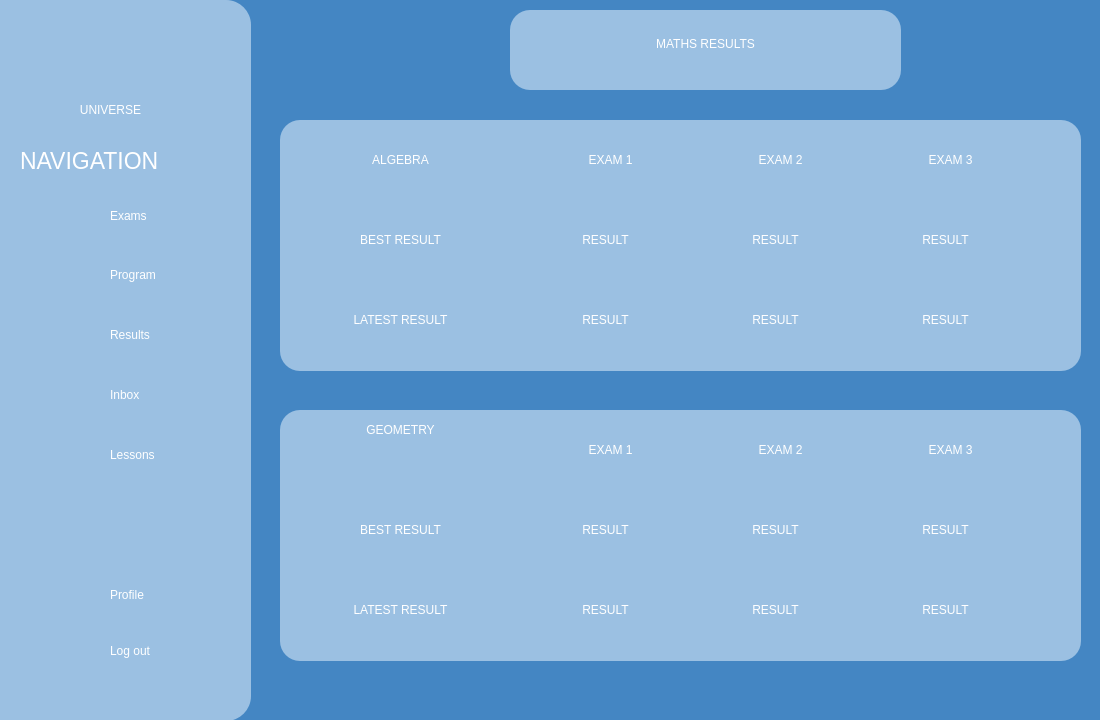
<?xml version="1.0" encoding="UTF-8"?>
<ui version="4.0">
 <class>mathsResults</class>
 <widget class="QWidget" name="mathsResults">
  <property name="geometry">
   <rect>
    <x>0</x>
    <y>0</y>
    <width>1100</width>
    <height>720</height>
   </rect>
  </property>
  <property name="windowTitle">
   <string>Form</string>
  </property>
  <property name="styleSheet">
   <string notr="true">background-color: #4486c3;</string>
  </property>
  <widget class="QFrame" name="mathsBox">
   <property name="geometry">
    <rect>
     <x>280</x>
     <y>120</y>
     <width>801</width>
     <height>251</height>
    </rect>
   </property>
   <property name="styleSheet">
    <string notr="true">background-color:rgb(155, 192, 226);
border:0px;
border-radius: 20px;</string>
   </property>
   <property name="frameShape">
    <enum>QFrame::Shape::StyledPanel</enum>
   </property>
   <property name="frameShadow">
    <enum>QFrame::Shadow::Raised</enum>
   </property>
   <widget class="QLabel" name="algebraTitle">
    <property name="geometry">
     <rect>
      <x>0</x>
      <y>10</y>
      <width>241</width>
      <height>61</height>
     </rect>
    </property>
    <property name="styleSheet">
     <string notr="true">color:white;
font: 32pt &quot;Aura&quot;;</string>
    </property>
    <property name="text">
     <string>&lt;html&gt;&lt;head/&gt;&lt;body&gt;&lt;p align=&quot;center&quot;&gt;ALGEBRA&lt;/p&gt;&lt;/body&gt;&lt;/html&gt;</string>
    </property>
   </widget>
   <widget class="QLabel" name="algebraBestResult">
    <property name="geometry">
     <rect>
      <x>0</x>
      <y>100</y>
      <width>241</width>
      <height>41</height>
     </rect>
    </property>
    <property name="styleSheet">
     <string notr="true">color:white;
font: 20pt &quot;Aura&quot;;</string>
    </property>
    <property name="text">
     <string>&lt;html&gt;&lt;head/&gt;&lt;body&gt;&lt;p align=&quot;center&quot;&gt;BEST RESULT&lt;/p&gt;&lt;/body&gt;&lt;/html&gt;</string>
    </property>
   </widget>
   <widget class="QLabel" name="algebraLatestResult">
    <property name="geometry">
     <rect>
      <x>0</x>
      <y>180</y>
      <width>241</width>
      <height>41</height>
     </rect>
    </property>
    <property name="styleSheet">
     <string notr="true">color:white;
font: 20pt &quot;Aura&quot;;</string>
    </property>
    <property name="text">
     <string>&lt;html&gt;&lt;head/&gt;&lt;body&gt;&lt;p align=&quot;center&quot;&gt;LATEST RESULT&lt;/p&gt;&lt;/body&gt;&lt;/html&gt;</string>
    </property>
   </widget>
   <widget class="QLabel" name="algebraExam1">
    <property name="geometry">
     <rect>
      <x>240</x>
      <y>20</y>
      <width>181</width>
      <height>41</height>
     </rect>
    </property>
    <property name="styleSheet">
     <string notr="true">color:white;
font: 20pt &quot;Aura&quot;;</string>
    </property>
    <property name="text">
     <string>&lt;html&gt;&lt;head/&gt;&lt;body&gt;&lt;p align=&quot;center&quot;&gt;EXAM 1&lt;/p&gt;&lt;/body&gt;&lt;/html&gt;</string>
    </property>
   </widget>
   <widget class="QLabel" name="algebraExam2">
    <property name="geometry">
     <rect>
      <x>410</x>
      <y>20</y>
      <width>181</width>
      <height>41</height>
     </rect>
    </property>
    <property name="styleSheet">
     <string notr="true">color:white;
font: 20pt &quot;Aura&quot;;</string>
    </property>
    <property name="text">
     <string>&lt;html&gt;&lt;head/&gt;&lt;body&gt;&lt;p align=&quot;center&quot;&gt;EXAM 2&lt;/p&gt;&lt;/body&gt;&lt;/html&gt;</string>
    </property>
   </widget>
   <widget class="QLabel" name="algebraExam3">
    <property name="geometry">
     <rect>
      <x>580</x>
      <y>20</y>
      <width>181</width>
      <height>41</height>
     </rect>
    </property>
    <property name="styleSheet">
     <string notr="true">color:white;
font: 20pt &quot;Aura&quot;;</string>
    </property>
    <property name="text">
     <string>&lt;html&gt;&lt;head/&gt;&lt;body&gt;&lt;p align=&quot;center&quot;&gt;EXAM 3&lt;/p&gt;&lt;/body&gt;&lt;/html&gt;</string>
    </property>
   </widget>
   <widget class="QLabel" name="bestAlgebraExam1">
    <property name="geometry">
     <rect>
      <x>280</x>
      <y>100</y>
      <width>91</width>
      <height>41</height>
     </rect>
    </property>
    <property name="styleSheet">
     <string notr="true">color:white;
font: 20pt &quot;Aura&quot;;</string>
    </property>
    <property name="text">
     <string>&lt;html&gt;&lt;head/&gt;&lt;body&gt;&lt;p align=&quot;center&quot;&gt;RESULT&lt;/p&gt;&lt;/body&gt;&lt;/html&gt;</string>
    </property>
   </widget>
   <widget class="QLabel" name="latestAlgebraExam1">
    <property name="geometry">
     <rect>
      <x>280</x>
      <y>180</y>
      <width>91</width>
      <height>41</height>
     </rect>
    </property>
    <property name="styleSheet">
     <string notr="true">color:white;
font: 20pt &quot;Aura&quot;;</string>
    </property>
    <property name="text">
     <string>&lt;html&gt;&lt;head/&gt;&lt;body&gt;&lt;p align=&quot;center&quot;&gt;RESULT&lt;/p&gt;&lt;/body&gt;&lt;/html&gt;</string>
    </property>
   </widget>
   <widget class="QLabel" name="bestAlgebraExam2">
    <property name="geometry">
     <rect>
      <x>450</x>
      <y>100</y>
      <width>91</width>
      <height>41</height>
     </rect>
    </property>
    <property name="styleSheet">
     <string notr="true">color:white;
font: 20pt &quot;Aura&quot;;</string>
    </property>
    <property name="text">
     <string>&lt;html&gt;&lt;head/&gt;&lt;body&gt;&lt;p align=&quot;center&quot;&gt;RESULT&lt;/p&gt;&lt;/body&gt;&lt;/html&gt;</string>
    </property>
   </widget>
   <widget class="QLabel" name="latestAlgebraExam2">
    <property name="geometry">
     <rect>
      <x>450</x>
      <y>180</y>
      <width>91</width>
      <height>41</height>
     </rect>
    </property>
    <property name="styleSheet">
     <string notr="true">color:white;
font: 20pt &quot;Aura&quot;;</string>
    </property>
    <property name="text">
     <string>&lt;html&gt;&lt;head/&gt;&lt;body&gt;&lt;p align=&quot;center&quot;&gt;RESULT&lt;/p&gt;&lt;/body&gt;&lt;/html&gt;</string>
    </property>
   </widget>
   <widget class="QLabel" name="bestAlgebraExam3">
    <property name="geometry">
     <rect>
      <x>620</x>
      <y>100</y>
      <width>91</width>
      <height>41</height>
     </rect>
    </property>
    <property name="styleSheet">
     <string notr="true">color:white;
font: 20pt &quot;Aura&quot;;</string>
    </property>
    <property name="text">
     <string>&lt;html&gt;&lt;head/&gt;&lt;body&gt;&lt;p align=&quot;center&quot;&gt;RESULT&lt;/p&gt;&lt;/body&gt;&lt;/html&gt;</string>
    </property>
   </widget>
   <widget class="QLabel" name="latestAlgebraExam3">
    <property name="geometry">
     <rect>
      <x>620</x>
      <y>180</y>
      <width>91</width>
      <height>41</height>
     </rect>
    </property>
    <property name="styleSheet">
     <string notr="true">color:white;
font: 20pt &quot;Aura&quot;;</string>
    </property>
    <property name="text">
     <string>&lt;html&gt;&lt;head/&gt;&lt;body&gt;&lt;p align=&quot;center&quot;&gt;RESULT&lt;/p&gt;&lt;/body&gt;&lt;/html&gt;</string>
    </property>
   </widget>
  </widget>
  <widget class="QFrame" name="frame_2">
   <property name="geometry">
    <rect>
     <x>0</x>
     <y>0</y>
     <width>251</width>
     <height>721</height>
    </rect>
   </property>
   <property name="styleSheet">
    <string notr="true">background-color:rgb(155, 192, 226);
border:0px;
border-top-right-radius: 25px;
border-bottom-right-radius: 25px;</string>
   </property>
   <property name="frameShape">
    <enum>QFrame::Shape::StyledPanel</enum>
   </property>
   <property name="frameShadow">
    <enum>QFrame::Shadow::Raised</enum>
   </property>
   <widget class="QLabel" name="exams_Icon">
    <property name="geometry">
     <rect>
      <x>50</x>
      <y>190</y>
      <width>51</width>
      <height>51</height>
     </rect>
    </property>
    <property name="text">
     <string/>
    </property>
    <property name="pixmap">
     <pixmap>../assets/images/exams_icon.png</pixmap>
    </property>
    <property name="scaledContents">
     <bool>true</bool>
    </property>
   </widget>
   <widget class="QLabel" name="program_Icon">
    <property name="geometry">
     <rect>
      <x>50</x>
      <y>250</y>
      <width>51</width>
      <height>51</height>
     </rect>
    </property>
    <property name="text">
     <string/>
    </property>
    <property name="pixmap">
     <pixmap>../assets/images/program_icon.png</pixmap>
    </property>
    <property name="scaledContents">
     <bool>true</bool>
    </property>
   </widget>
   <widget class="QLabel" name="results_Icon">
    <property name="geometry">
     <rect>
      <x>50</x>
      <y>310</y>
      <width>51</width>
      <height>51</height>
     </rect>
    </property>
    <property name="text">
     <string/>
    </property>
    <property name="pixmap">
     <pixmap>../assets/images/results_icon.png</pixmap>
    </property>
    <property name="scaledContents">
     <bool>true</bool>
    </property>
   </widget>
   <widget class="QLabel" name="inbox_Icon">
    <property name="geometry">
     <rect>
      <x>50</x>
      <y>370</y>
      <width>51</width>
      <height>51</height>
     </rect>
    </property>
    <property name="text">
     <string/>
    </property>
    <property name="pixmap">
     <pixmap>../assets/images/inbox_icon.png</pixmap>
    </property>
    <property name="scaledContents">
     <bool>true</bool>
    </property>
   </widget>
   <widget class="QLabel" name="profile_Icon">
    <property name="geometry">
     <rect>
      <x>50</x>
      <y>570</y>
      <width>51</width>
      <height>51</height>
     </rect>
    </property>
    <property name="text">
     <string/>
    </property>
    <property name="pixmap">
     <pixmap>../assets/images/profile.icon.png</pixmap>
    </property>
    <property name="scaledContents">
     <bool>true</bool>
    </property>
   </widget>
   <widget class="QLabel" name="logout_Icon">
    <property name="geometry">
     <rect>
      <x>50</x>
      <y>630</y>
      <width>51</width>
      <height>51</height>
     </rect>
    </property>
    <property name="text">
     <string/>
    </property>
    <property name="pixmap">
     <pixmap resource="../resources.qrc">:/assets/images/log_out_icon.png</pixmap>
    </property>
    <property name="scaledContents">
     <bool>true</bool>
    </property>
   </widget>
   <widget class="QPushButton" name="logoutButton">
    <property name="geometry">
     <rect>
      <x>110</x>
      <y>620</y>
      <width>101</width>
      <height>61</height>
     </rect>
    </property>
    <property name="styleSheet">
     <string notr="true">font: 15pt &quot;Allerta&quot;;
color:white;
text-align:left;</string>
    </property>
    <property name="text">
     <string>Log out</string>
    </property>
   </widget>
   <widget class="QPushButton" name="examsButton">
    <property name="geometry">
     <rect>
      <x>110</x>
      <y>195</y>
      <width>71</width>
      <height>41</height>
     </rect>
    </property>
    <property name="styleSheet">
     <string notr="true">font: 15pt &quot;Allerta&quot;;
color:white;
text-align:left;</string>
    </property>
    <property name="text">
     <string>Exams</string>
    </property>
   </widget>
   <widget class="QPushButton" name="programButton">
    <property name="geometry">
     <rect>
      <x>110</x>
      <y>260</y>
      <width>111</width>
      <height>29</height>
     </rect>
    </property>
    <property name="whatsThis">
     <string>&lt;html&gt;&lt;head/&gt;&lt;body&gt;&lt;p&gt;sadas&lt;/p&gt;&lt;/body&gt;&lt;/html&gt;</string>
    </property>
    <property name="styleSheet">
     <string notr="true">font: 15pt &quot;Allerta&quot;;
color:white;
text-align:left;</string>
    </property>
    <property name="text">
     <string>Program</string>
    </property>
   </widget>
   <widget class="QPushButton" name="resultsButton">
    <property name="geometry">
     <rect>
      <x>110</x>
      <y>320</y>
      <width>91</width>
      <height>29</height>
     </rect>
    </property>
    <property name="styleSheet">
     <string notr="true">font: 15pt &quot;Allerta&quot;;
color:white;
text-align:left;</string>
    </property>
    <property name="text">
     <string>Results</string>
    </property>
   </widget>
   <widget class="QPushButton" name="inboxButton">
    <property name="geometry">
     <rect>
      <x>110</x>
      <y>380</y>
      <width>71</width>
      <height>29</height>
     </rect>
    </property>
    <property name="styleSheet">
     <string notr="true">font: 15pt &quot;Allerta&quot;;
color:white;
text-align:left;</string>
    </property>
    <property name="text">
     <string>Inbox</string>
    </property>
   </widget>
   <widget class="QPushButton" name="profileButton">
    <property name="geometry">
     <rect>
      <x>110</x>
      <y>580</y>
      <width>86</width>
      <height>29</height>
     </rect>
    </property>
    <property name="styleSheet">
     <string notr="true">font: 15pt &quot;Allerta&quot;;
color:white;
text-align:left;</string>
    </property>
    <property name="text">
     <string>Profile</string>
    </property>
   </widget>
   <widget class="QLabel" name="navigationLabel">
    <property name="geometry">
     <rect>
      <x>20</x>
      <y>130</y>
      <width>231</width>
      <height>61</height>
     </rect>
    </property>
    <property name="styleSheet">
     <string notr="true">font: 17pt;
color:white;</string>
    </property>
    <property name="text">
     <string>NAVIGATION</string>
    </property>
   </widget>
   <widget class="QLabel" name="logoIcon">
    <property name="geometry">
     <rect>
      <x>45</x>
      <y>-10</y>
      <width>141</width>
      <height>141</height>
     </rect>
    </property>
    <property name="text">
     <string/>
    </property>
    <property name="pixmap">
     <pixmap resource="../resources.qrc">:/assets/images/Logo1.png</pixmap>
    </property>
    <property name="scaledContents">
     <bool>true</bool>
    </property>
   </widget>
   <widget class="QLabel" name="label">
    <property name="geometry">
     <rect>
      <x>60</x>
      <y>100</y>
      <width>101</width>
      <height>20</height>
     </rect>
    </property>
    <property name="styleSheet">
     <string notr="true">color:white;
font: 600 12pt &quot;Crimson Text Semibold&quot;;</string>
    </property>
    <property name="text">
     <string>&lt;html&gt;&lt;head/&gt;&lt;body&gt;&lt;p align=&quot;center&quot;&gt;UNIVERSE&lt;/p&gt;&lt;/body&gt;&lt;/html&gt;</string>
    </property>
   </widget>
   <widget class="QLabel" name="lessons_Icon">
    <property name="geometry">
     <rect>
      <x>50</x>
      <y>430</y>
      <width>51</width>
      <height>51</height>
     </rect>
    </property>
    <property name="text">
     <string/>
    </property>
    <property name="pixmap">
     <pixmap resource="../resources.qrc">:/assets/images/lessons_icon.png</pixmap>
    </property>
    <property name="scaledContents">
     <bool>true</bool>
    </property>
   </widget>
   <widget class="QPushButton" name="lessonsButton">
    <property name="geometry">
     <rect>
      <x>110</x>
      <y>440</y>
      <width>101</width>
      <height>29</height>
     </rect>
    </property>
    <property name="styleSheet">
     <string notr="true">font: 15pt &quot;Allerta&quot;;
color:white;
text-align:left;</string>
    </property>
    <property name="text">
     <string>Lessons</string>
    </property>
   </widget>
  </widget>
  <widget class="QFrame" name="resultsTitle">
   <property name="geometry">
    <rect>
     <x>510</x>
     <y>10</y>
     <width>391</width>
     <height>80</height>
    </rect>
   </property>
   <property name="styleSheet">
    <string notr="true">background-color:rgb(155, 192, 226);
border:0px;
border-radius: 20px;</string>
   </property>
   <property name="frameShape">
    <enum>QFrame::Shape::StyledPanel</enum>
   </property>
   <property name="frameShadow">
    <enum>QFrame::Shadow::Raised</enum>
   </property>
   <widget class="QLabel" name="titleLabel">
    <property name="geometry">
     <rect>
      <x>10</x>
      <y>4</y>
      <width>371</width>
      <height>61</height>
     </rect>
    </property>
    <property name="styleSheet">
     <string notr="true">color:white;
font: 37pt &quot;Aura&quot;;</string>
    </property>
    <property name="text">
     <string>&lt;html&gt;&lt;head/&gt;&lt;body&gt;&lt;p align=&quot;center&quot;&gt;MATHS RESULTS&lt;/p&gt;&lt;/body&gt;&lt;/html&gt;</string>
    </property>
   </widget>
  </widget>
  <widget class="QFrame" name="mathsBox_2">
   <property name="geometry">
    <rect>
     <x>280</x>
     <y>410</y>
     <width>801</width>
     <height>251</height>
    </rect>
   </property>
   <property name="styleSheet">
    <string notr="true">background-color:rgb(155, 192, 226);
border:0px;
border-radius: 20px;</string>
   </property>
   <property name="frameShape">
    <enum>QFrame::Shape::StyledPanel</enum>
   </property>
   <property name="frameShadow">
    <enum>QFrame::Shadow::Raised</enum>
   </property>
   <widget class="QLabel" name="geometryTitle">
    <property name="geometry">
     <rect>
      <x>0</x>
      <y>10</y>
      <width>241</width>
      <height>61</height>
     </rect>
    </property>
    <property name="styleSheet">
     <string notr="true">color:white;
font: 32pt &quot;Aura&quot;;</string>
    </property>
    <property name="text">
     <string>&lt;html&gt;&lt;head/&gt;&lt;body&gt;&lt;p align=&quot;center&quot;&gt;GEOMETRY&lt;/p&gt;&lt;p align=&quot;center&quot;&gt;&lt;br/&gt;&lt;/p&gt;&lt;/body&gt;&lt;/html&gt;</string>
    </property>
   </widget>
   <widget class="QLabel" name="geometryBestResult">
    <property name="geometry">
     <rect>
      <x>0</x>
      <y>100</y>
      <width>241</width>
      <height>41</height>
     </rect>
    </property>
    <property name="styleSheet">
     <string notr="true">color:white;
font: 20pt &quot;Aura&quot;;</string>
    </property>
    <property name="text">
     <string>&lt;html&gt;&lt;head/&gt;&lt;body&gt;&lt;p align=&quot;center&quot;&gt;BEST RESULT&lt;/p&gt;&lt;/body&gt;&lt;/html&gt;</string>
    </property>
   </widget>
   <widget class="QLabel" name="geometryLatestResult">
    <property name="geometry">
     <rect>
      <x>0</x>
      <y>180</y>
      <width>241</width>
      <height>41</height>
     </rect>
    </property>
    <property name="styleSheet">
     <string notr="true">color:white;
font: 20pt &quot;Aura&quot;;</string>
    </property>
    <property name="text">
     <string>&lt;html&gt;&lt;head/&gt;&lt;body&gt;&lt;p align=&quot;center&quot;&gt;LATEST RESULT&lt;/p&gt;&lt;/body&gt;&lt;/html&gt;</string>
    </property>
   </widget>
   <widget class="QLabel" name="geometryExam1">
    <property name="geometry">
     <rect>
      <x>240</x>
      <y>20</y>
      <width>181</width>
      <height>41</height>
     </rect>
    </property>
    <property name="styleSheet">
     <string notr="true">color:white;
font: 20pt &quot;Aura&quot;;</string>
    </property>
    <property name="text">
     <string>&lt;html&gt;&lt;head/&gt;&lt;body&gt;&lt;p align=&quot;center&quot;&gt;EXAM 1&lt;/p&gt;&lt;/body&gt;&lt;/html&gt;</string>
    </property>
   </widget>
   <widget class="QLabel" name="geometryExam2">
    <property name="geometry">
     <rect>
      <x>410</x>
      <y>20</y>
      <width>181</width>
      <height>41</height>
     </rect>
    </property>
    <property name="styleSheet">
     <string notr="true">color:white;
font: 20pt &quot;Aura&quot;;</string>
    </property>
    <property name="text">
     <string>&lt;html&gt;&lt;head/&gt;&lt;body&gt;&lt;p align=&quot;center&quot;&gt;EXAM 2&lt;/p&gt;&lt;/body&gt;&lt;/html&gt;</string>
    </property>
   </widget>
   <widget class="QLabel" name="geometryExam3">
    <property name="geometry">
     <rect>
      <x>580</x>
      <y>20</y>
      <width>181</width>
      <height>41</height>
     </rect>
    </property>
    <property name="styleSheet">
     <string notr="true">color:white;
font: 20pt &quot;Aura&quot;;</string>
    </property>
    <property name="text">
     <string>&lt;html&gt;&lt;head/&gt;&lt;body&gt;&lt;p align=&quot;center&quot;&gt;EXAM 3&lt;/p&gt;&lt;/body&gt;&lt;/html&gt;</string>
    </property>
   </widget>
   <widget class="QLabel" name="bestGeometryExam1">
    <property name="geometry">
     <rect>
      <x>280</x>
      <y>100</y>
      <width>91</width>
      <height>41</height>
     </rect>
    </property>
    <property name="styleSheet">
     <string notr="true">color:white;
font: 20pt &quot;Aura&quot;;</string>
    </property>
    <property name="text">
     <string>&lt;html&gt;&lt;head/&gt;&lt;body&gt;&lt;p align=&quot;center&quot;&gt;RESULT&lt;/p&gt;&lt;/body&gt;&lt;/html&gt;</string>
    </property>
   </widget>
   <widget class="QLabel" name="latestGeometryExam1">
    <property name="geometry">
     <rect>
      <x>280</x>
      <y>180</y>
      <width>91</width>
      <height>41</height>
     </rect>
    </property>
    <property name="styleSheet">
     <string notr="true">color:white;
font: 20pt &quot;Aura&quot;;</string>
    </property>
    <property name="text">
     <string>&lt;html&gt;&lt;head/&gt;&lt;body&gt;&lt;p align=&quot;center&quot;&gt;RESULT&lt;/p&gt;&lt;/body&gt;&lt;/html&gt;</string>
    </property>
   </widget>
   <widget class="QLabel" name="bestGeometryExam2">
    <property name="geometry">
     <rect>
      <x>450</x>
      <y>100</y>
      <width>91</width>
      <height>41</height>
     </rect>
    </property>
    <property name="styleSheet">
     <string notr="true">color:white;
font: 20pt &quot;Aura&quot;;</string>
    </property>
    <property name="text">
     <string>&lt;html&gt;&lt;head/&gt;&lt;body&gt;&lt;p align=&quot;center&quot;&gt;RESULT&lt;/p&gt;&lt;/body&gt;&lt;/html&gt;</string>
    </property>
   </widget>
   <widget class="QLabel" name="latestGeometryExam2">
    <property name="geometry">
     <rect>
      <x>450</x>
      <y>180</y>
      <width>91</width>
      <height>41</height>
     </rect>
    </property>
    <property name="styleSheet">
     <string notr="true">color:white;
font: 20pt &quot;Aura&quot;;</string>
    </property>
    <property name="text">
     <string>&lt;html&gt;&lt;head/&gt;&lt;body&gt;&lt;p align=&quot;center&quot;&gt;RESULT&lt;/p&gt;&lt;/body&gt;&lt;/html&gt;</string>
    </property>
   </widget>
   <widget class="QLabel" name="bestGeometryExam3">
    <property name="geometry">
     <rect>
      <x>620</x>
      <y>100</y>
      <width>91</width>
      <height>41</height>
     </rect>
    </property>
    <property name="styleSheet">
     <string notr="true">color:white;
font: 20pt &quot;Aura&quot;;</string>
    </property>
    <property name="text">
     <string>&lt;html&gt;&lt;head/&gt;&lt;body&gt;&lt;p align=&quot;center&quot;&gt;RESULT&lt;/p&gt;&lt;/body&gt;&lt;/html&gt;</string>
    </property>
   </widget>
   <widget class="QLabel" name="latestGeometryExam3">
    <property name="geometry">
     <rect>
      <x>620</x>
      <y>180</y>
      <width>91</width>
      <height>41</height>
     </rect>
    </property>
    <property name="styleSheet">
     <string notr="true">color:white;
font: 20pt &quot;Aura&quot;;</string>
    </property>
    <property name="text">
     <string>&lt;html&gt;&lt;head/&gt;&lt;body&gt;&lt;p align=&quot;center&quot;&gt;RESULT&lt;/p&gt;&lt;/body&gt;&lt;/html&gt;</string>
    </property>
   </widget>
  </widget>
 </widget>
 <resources>
  <include location="../resources.qrc"/>
 </resources>
 <connections/>
</ui>
